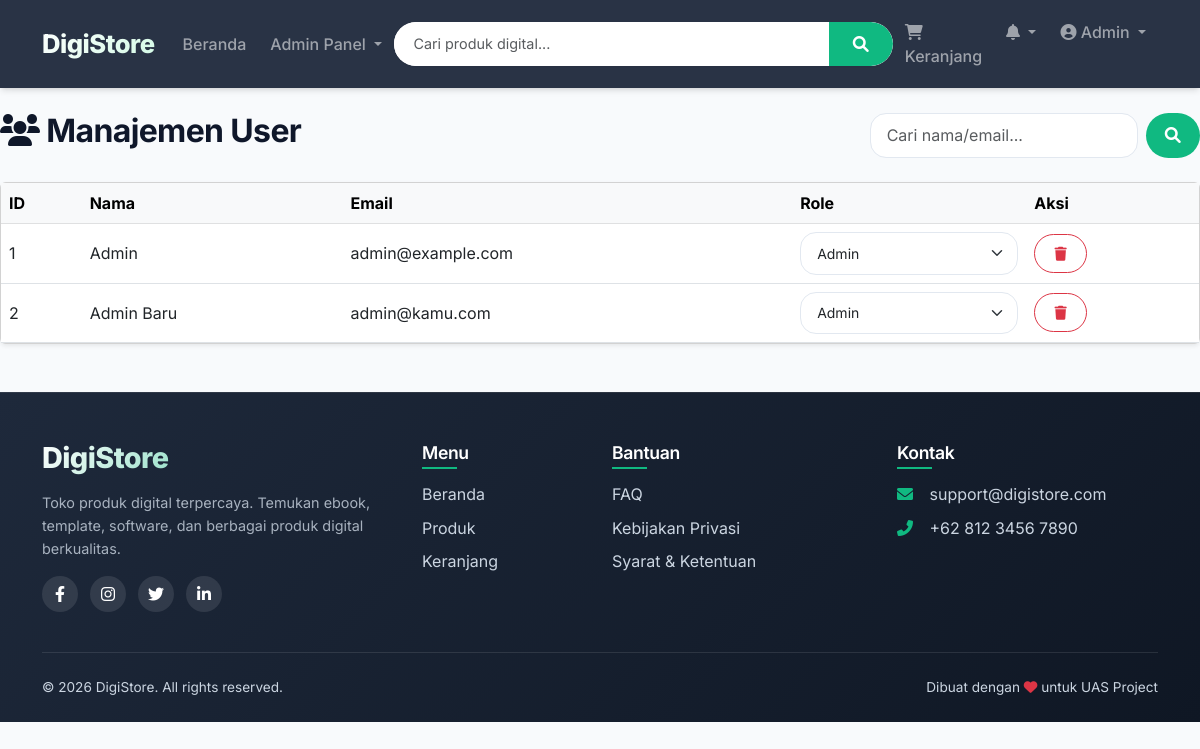
The app's page /index.php?url=admin/users (signed in) with its own data.
### tables this page shows
CREATE TABLE IF NOT EXISTS users (
    id INT AUTO_INCREMENT PRIMARY KEY,
    name VARCHAR(100) NOT NULL,
    email VARCHAR(100) UNIQUE NOT NULL,
    password VARCHAR(255) NOT NULL,
    role ENUM('admin', 'seller', 'buyer') DEFAULT 'buyer',
    remember_token VARCHAR(255) NULL,
    created_at TIMESTAMP DEFAULT CURRENT_TIMESTAMP
);

### src/controllers/AdminController.php (called while the page is built, shortened)
<?php
require_once __DIR__ . '/../models/User.php';
class AdminController {
    private $userModel, $categoryModel, $productModel, $orderModel, $pdo;
    public function __construct($pdo) {
        $this->userModel = new User($pdo);
    }
    public function users() {
        $page = (int)($_GET['page'] ?? 1);
        $limit = 10;
        $offset = ($page - 1) * $limit;
        $search = trim($_GET['search'] ?? '');
        $users = $this->userModel->getAllPaginated($limit, $offset, $search);
        include __DIR__ . '/../views/admin/users.php';
    }
}
?>

### src/models/User.php (called while the page is built, shortened)
<?php
class User {
    private $pdo;
    public function __construct($pdo) {
        $this->pdo = $pdo;
    }
    public function getAllPaginated($limit, $offset, $search = '') {
        $limit = (int)$limit;
        $offset = (int)$offset;
        $sql = "SELECT * FROM users";
        $params = [];
        $sql .= " ORDER BY created_at DESC LIMIT $limit OFFSET $offset";
        $stmt = $this->pdo->prepare($sql);
        $stmt->execute($params);
        return $stmt->fetchAll(PDO::FETCH_ASSOC);
    }
}

### src/views/admin/users.php (the view, shortened to what this page needs)
<?php
$users = $users ?? [];
$search = $_GET['search'] ?? '';
include __DIR__ . '/../templates/header.php';
?>
<div class="d-flex justify-content-between align-items-center mb-4 flex-wrap gap-2">
    <h2><i class="fas fa-users"></i> Manajemen User</h2>
    <form method="GET" action="index.php" class="d-flex gap-2">
        <input type="text" name="search" class="form-control" placeholder="Cari nama/email..." value="<?= htmlspecialchars($search) ?>">
        <button type="submit" class="btn btn-primary"><i class="fas fa-search"></i></button>
    </form>
</div>
<div class="card shadow-sm">
    <div class="card-body p-0">
        <div class="table-responsive">
            <table class="table table-hover align-middle mb-0">
                <thead class="table-light">
                    <tr><th>ID</th><th>Nama</th><th>Email</th><th>Role</th><th>Aksi</th></tr>
                </thead>
                <tbody>
                    <?php if (empty($users)): ?>
                        <tr><td colspan="5" class="text-center py-3">Tidak ada user.</td></tr>
                    <?php else: ?>
                        <?php foreach ($users as $user): ?>
                        <tr>
                            <td><?= $user['id'] ?></td>
                            <td><?= htmlspecialchars($user['name']) ?></td>
                            <td><?= htmlspecialchars($user['email']) ?></td>
                            <td>
                                <form method="POST" action="index.php?url=admin/editUser/<?= $user['id'] ?>" class="d-inline">
                                    <select name="role" class="form-select form-select-sm" onchange="this.form.submit()">
                                        <option value="admin" <?= $user['role'] == 'admin' ? 'selected' : '' ?>>Admin</option>
                                    </select>
                                </form>
                            </td>
                            <td>
                                <a href="index.php?url=admin/deleteUser/<?= $user['id'] ?>" class="btn btn-sm btn-outline-danger" onclick="return confirm('Hapus user ini?')">
                                    <i class="fas fa-trash"></i>
                                </a>
                            </td>
                        </tr>
                        <?php endforeach; ?>
                    <?php endif; ?>
                </tbody>
            </table>
        </div>
    </div>
</div>
<?php include __DIR__ . '/../templates/footer.php'; ?>

### public/assets/css/style.css (style rules this page uses)
:root { --primary: #10B981; --primary-dark: #059669; --primary-light: #D1FAE5; --secondary: #1E293B; --bg-light: #F8FAFC; --bg-card: #FFFFFF; --text-dark: #0F172A; --text-gray: #475569; --border: #E2E8F0; --shadow-sm: 0 1px 2px 0 rgb(0 0 0 / 0.05); --shadow-md: 0 4px 6px -1px rgb(0 0 0 / 0.1), 0 2px 4px -2px rgb(0 0 0 / 0.1); --shadow-lg: 0 10px 15px -3px rgb(0 0 0 / 0.1), 0 4px 6px -4px rgb(0 0 0 / 0.1); --shadow-xl: 0 20px 25px -5px rgb(0 0 0 / 0.1), 0 8px 10px -6px rgb(0 0 0 / 0.1); }
* { margin: 0; padding: 0; box-sizing: border-box; }
body { font-family: 'Inter', system-ui, -apple-system, 'Segoe UI', Roboto, Helvetica, Arial, sans-serif; background: var(--bg-light); color: var(--text-dark); line-height: 1.5; scroll-behavior: smooth; }
h1, h2, h3, h4, h5, h6 { font-weight: 700; letter-spacing: -0.02em; }
.btn { border-radius: 60px; padding: 0.5rem 1.2rem; font-weight: 500; transition: all 0.2s; }
.btn-primary { background: var(--primary); border: none; }
.form-control, .form-select { border-radius: 16px; border: 1px solid var(--border); padding: 0.6rem 1rem; transition: 0.2s; }

### records on screen
users: id "1", name "Admin", email "admin@example.com", role "Admin"
users: id "2", name "Admin Baru", email "admin@kamu.com", role "Admin"

### other values on screen
$_SESSION['name'] "Admin"
